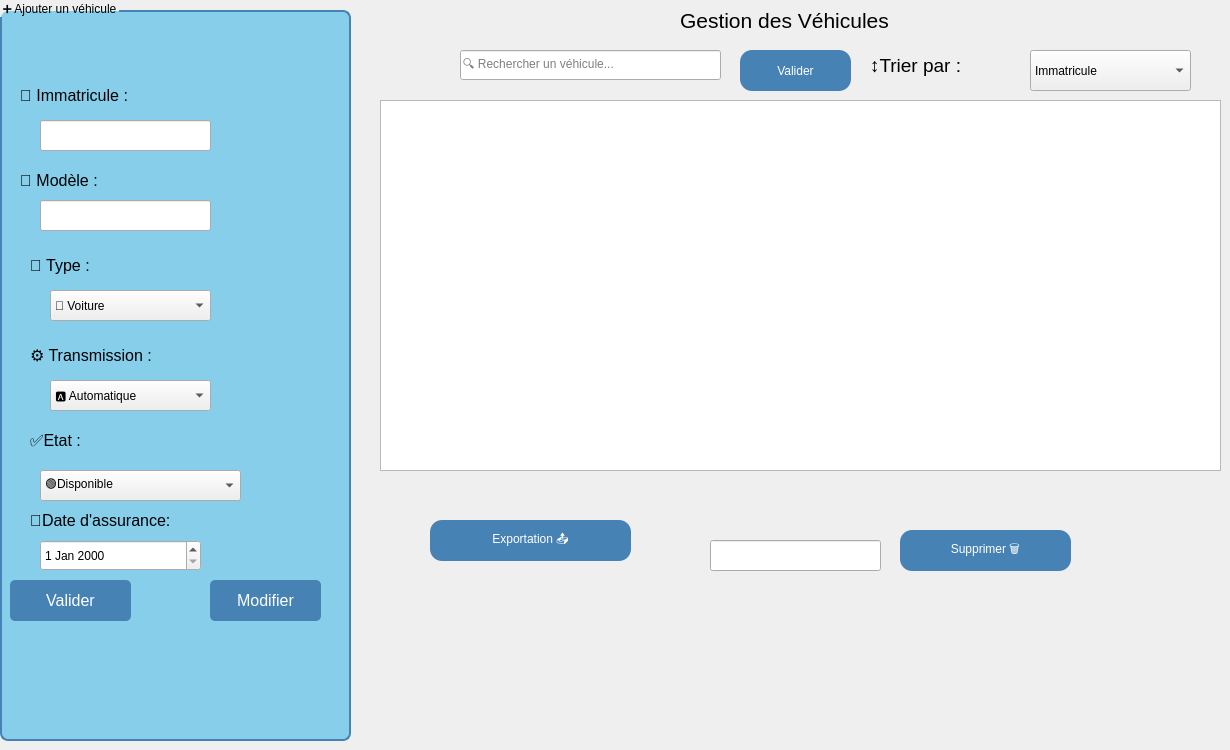
      <widget class="QWidget" name="tabAcceuil">
       <attribute name="title">
        <string>Acceuil</string>
       </attribute>
       <widget class="QLabel" name="labelTitre_2">
        <property name="geometry">
         <rect>
          <x>680</x>
          <y>-10</y>
          <width>471</width>
          <height>61</height>
         </rect>
        </property>
        <property name="font">
         <font>
          <family>Segoe UI</family>
          <pointsize>16</pointsize>
          <italic>false</italic>
          <bold>false</bold>
         </font>
        </property>
        <property name="styleSheet">
         <string notr="true">font: 16pt &quot;Segoe UI&quot;;</string>
        </property>
        <property name="text">
         <string>Gestion des Véhicules</string>
        </property>
       </widget>
       <widget class="QGroupBox" name="groupBoxAjout">
        <property name="geometry">
         <rect>
          <x>0</x>
          <y>0</y>
          <width>351</width>
          <height>741</height>
         </rect>
        </property>
        <property name="styleSheet">
         <string notr="true">QGroupBox {
        font: 900 9pt &quot;Segoe UI&quot;;
        font: 900 9pt &quot;Segoe UI&quot;;
        font: 16pt &quot;Segoe UI&quot;;

        background-color: rgb(135, 206, 235);
    border: 2px solid #4682B4;
    border-radius: 8px;
    margin-top: 10px;
}
QPushButton {
    background-color: #4682B4;
    color: white;
    border-radius: 5px;
    padding: 5px;
}
QPushButton:hover {
    background-color: #5A9BD5;
}</string>
        </property>
        <property name="title">
         <string>➕ Ajouter un véhicule</string>
        </property>
        <widget class="QLabel" name="labelImmatricule">
         <property name="geometry">
          <rect>
           <x>20</x>
           <y>80</y>
           <width>201</width>
           <height>31</height>
          </rect>
         </property>
         <property name="font">
          <font>
           <family>Segoe UI</family>
           <pointsize>12</pointsize>
           <italic>false</italic>
           <bold>false</bold>
          </font>
         </property>
         <property name="text">
          <string>🔢 Immatricule :</string>
         </property>
        </widget>
        <widget class="QLineEdit" name="lineEdit_immatricule_2">
         <property name="geometry">
          <rect>
           <x>40</x>
           <y>120</y>
           <width>171</width>
           <height>31</height>
          </rect>
         </property>
        </widget>
        <widget class="QLabel" name="labelModele">
         <property name="geometry">
          <rect>
           <x>20</x>
           <y>170</y>
           <width>171</width>
           <height>21</height>
          </rect>
         </property>
         <property name="font">
          <font>
           <family>Segoe UI</family>
           <pointsize>12</pointsize>
           <italic>false</italic>
           <bold>false</bold>
          </font>
         </property>
         <property name="text">
          <string>🚗 Modèle :</string>
         </property>
        </widget>
        <widget class="QLineEdit" name="lineEdit_modele">
         <property name="geometry">
          <rect>
           <x>40</x>
           <y>200</y>
           <width>171</width>
           <height>31</height>
          </rect>
         </property>
        </widget>
        <widget class="QLabel" name="labelType">
         <property name="geometry">
          <rect>
           <x>30</x>
           <y>250</y>
           <width>121</width>
           <height>31</height>
          </rect>
         </property>
         <property name="font">
          <font>
           <family>Segoe UI</family>
           <pointsize>12</pointsize>
           <italic>false</italic>
           <bold>false</bold>
          </font>
         </property>
         <property name="text">
          <string>🚛 Type :</string>
         </property>
        </widget>
        <widget class="QComboBox" name="comboBox_type_2">
         <property name="geometry">
          <rect>
           <x>50</x>
           <y>290</y>
           <width>161</width>
           <height>31</height>
          </rect>
         </property>
         <item>
          <property name="text">
           <string>🚗 Voiture</string>
          </property>
         </item>
         <item>
          <property name="text">
           <string>🚛 Camion</string>
          </property>
         </item>
         <item>
          <property name="text">
           <string>🏍️ Moto</string>
          </property>
         </item>
        </widget>
        <widget class="QPushButton" name="pushButton_validervehicule">
         <property name="geometry">
          <rect>
           <x>10</x>
           <y>580</y>
           <width>121</width>
           <height>41</height>
          </rect>
         </property>
         <property name="font">
          <font>
           <family>Segoe UI</family>
           <pointsize>12</pointsize>
           <italic>false</italic>
           <bold>false</bold>
          </font>
         </property>
         <property name="text">
          <string>Valider</string>
         </property>
        </widget>
        <widget class="QPushButton" name="pushButton_modifiervehicule">
         <property name="geometry">
          <rect>
           <x>210</x>
           <y>580</y>
           <width>111</width>
           <height>41</height>
          </rect>
         </property>
         <property name="font">
          <font>
           <family>Segoe UI</family>
           <pointsize>12</pointsize>
           <italic>false</italic>
           <bold>false</bold>
          </font>
         </property>
         <property name="text">
          <string>Modifier</string>
         </property>
        </widget>
        <widget class="QDateEdit" name="dateEdit_assurance">
         <property name="geometry">
          <rect>
           <x>40</x>
           <y>540</y>
           <width>161</width>
           <height>31</height>
          </rect>
         </property>
        </widget>
        <widget class="QLabel" name="label_104">
         <property name="geometry">
          <rect>
           <x>30</x>
           <y>510</y>
           <width>241</width>
           <height>20</height>
          </rect>
         </property>
         <property name="font">
          <font>
           <family>Segoe UI</family>
           <pointsize>12</pointsize>
           <italic>false</italic>
           <bold>false</bold>
          </font>
         </property>
         <property name="text">
          <string>📝Date d'assurance:</string>
         </property>
        </widget>
        <widget class="QComboBox" name="comboBox_etat">
         <property name="geometry">
          <rect>
           <x>40</x>
           <y>470</y>
           <width>201</width>
           <height>31</height>
          </rect>
         </property>
         <item>
          <property name="text">
           <string>🟢Disponible</string>
          </property>
         </item>
         <item>
          <property name="text">
           <string>🔴Indisponible</string>
          </property>
         </item>
        </widget>
        <widget class="QLabel" name="label_105">
         <property name="geometry">
          <rect>
           <x>30</x>
           <y>420</y>
           <width>101</width>
           <height>41</height>
          </rect>
         </property>
         <property name="font">
          <font>
           <family>Segoe UI</family>
           <pointsize>12</pointsize>
           <italic>false</italic>
           <bold>false</bold>
          </font>
         </property>
         <property name="text">
          <string>✅Etat :</string>
         </property>
        </widget>
        <widget class="QComboBox" name="comboBox_transmission">
         <property name="geometry">
          <rect>
           <x>50</x>
           <y>380</y>
           <width>161</width>
           <height>31</height>
          </rect>
         </property>
         <item>
          <property name="text">
           <string>🅰️ Automatique</string>
          </property>
         </item>
         <item>
          <property name="text">
           <string>🅼 Manuelle</string>
          </property>
         </item>
        </widget>
        <widget class="QLabel" name="label_106">
         <property name="geometry">
          <rect>
           <x>30</x>
           <y>340</y>
           <width>181</width>
           <height>31</height>
          </rect>
         </property>
         <property name="font">
          <font>
           <family>Segoe UI</family>
           <pointsize>12</pointsize>
           <italic>false</italic>
           <bold>false</bold>
          </font>
         </property>
         <property name="text">
          <string>⚙️ Transmission :</string>
         </property>
        </widget>
       </widget>
       <widget class="QLineEdit" name="lineEdit_rechercheVehicule">
        <property name="geometry">
         <rect>
          <x>460</x>
          <y>50</y>
          <width>261</width>
          <height>30</height>
         </rect>
        </property>
        <property name="placeholderText">
         <string>🔍 Rechercher un véhicule...</string>
        </property>
       </widget>
       <widget class="QPushButton" name="pushButtonExporter">
        <property name="geometry">
         <rect>
          <x>430</x>
          <y>520</y>
          <width>201</width>
          <height>41</height>
         </rect>
        </property>
        <property name="styleSheet">
         <string notr="true">background-color: rgb(70, 130, 180);
font: 14pt &quot;Segoe UI&quot;;
font: 900 12pt &quot;Segoe UI&quot;;

    color: white;                /* لون النص */
    border-radius: 12px;         /* الحواف مدوّرة */
    padding: 8px 16px;</string>
        </property>
        <property name="text">
         <string>Exportation 📤</string>
        </property>
       </widget>
       <widget class="QPushButton" name="pushButton_rechercheVehicule">
        <property name="geometry">
         <rect>
          <x>740</x>
          <y>50</y>
          <width>111</width>
          <height>41</height>
         </rect>
        </property>
        <property name="styleSheet">
         <string notr="true">background-color: rgb(70, 130, 180);
font: 14pt &quot;Segoe UI&quot;;
font: 900 12pt &quot;Segoe UI&quot;;

    color: white;                /* لون النص */
    border-radius: 12px;         /* الحواف مدوّرة */
    padding: 8px 16px;
</string>
        </property>
        <property name="text">
         <string>Valider</string>
        </property>
       </widget>
       <widget class="QLabel" name="label_107">
        <property name="geometry">
         <rect>
          <x>870</x>
          <y>50</y>
          <width>151</width>
          <height>31</height>
         </rect>
        </property>
        <property name="font">
         <font>
          <family>Segoe UI</family>
          <pointsize>14</pointsize>
          <italic>false</italic>
          <bold>false</bold>
         </font>
        </property>
        <property name="styleSheet">
         <string notr="true">font: 14pt &quot;Segoe UI&quot;;</string>
        </property>
        <property name="text">
         <string>↕️Trier par :</string>
        </property>
       </widget>
       <widget class="QComboBox" name="comboBox_11">
        <property name="geometry">
         <rect>
          <x>1030</x>
          <y>50</y>
          <width>161</width>
          <height>41</height>
         </rect>
        </property>
        <item>
         <property name="text">
          <string>Immatricule</string>
         </property>
        </item>
       </widget>
       <widget class="QPushButton" name="pushButton_supprimervehicule">
        <property name="geometry">
         <rect>
          <x>900</x>
          <y>530</y>
          <width>171</width>
          <height>41</height>
         </rect>
        </property>
        <property name="styleSheet">
         <string notr="true">background-color: rgb(70, 130, 180);
font: 14pt &quot;Segoe UI&quot;;
font: 900 12pt &quot;Segoe UI&quot;;

    color: white;                /* لون النص */
    border-radius: 12px;         /* الحواف مدوّرة */
    padding: 8px 16px;</string>
        </property>
        <property name="text">
         <string>Supprimer 🗑️</string>
        </property>
       </widget>
       <widget class="QLineEdit" name="lineEdit_32">
        <property name="geometry">
         <rect>
          <x>710</x>
          <y>540</y>
          <width>171</width>
          <height>31</height>
         </rect>
        </property>
       </widget>
       <widget class="QTableView" name="tableView_vehicules">
        <property name="geometry">
         <rect>
          <x>380</x>
          <y>100</y>
          <width>841</width>
          <height>371</height>
         </rect>
        </property>
       </widget>
       <zorder>tableView_vehicules</zorder>
       <zorder>labelTitre_2</zorder>
       <zorder>groupBoxAjout</zorder>
       <zorder>lineEdit_rechercheVehicule</zorder>
       <zorder>pushButtonExporter</zorder>
       <zorder>pushButton_rechercheVehicule</zorder>
       <zorder>label_107</zorder>
       <zorder>comboBox_11</zorder>
       <zorder>pushButton_supprimervehicule</zorder>
       <zorder>lineEdit_32</zorder>
      </widget>
